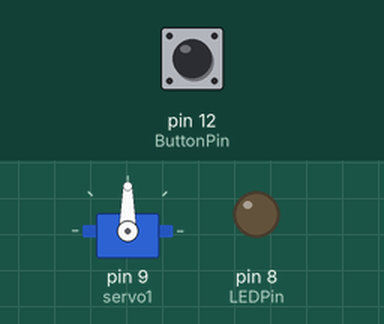
Recording of a sketch running on a simulated Arduino Uno, built with avr-gcc and run on an emulated ATmega328P. On the bench: servo, output pins drawn as LEDs (lit = HIGH). The inputs (shaded band) are chosen by the test bench; at power-on: pin 12 (ButtonPin) LOW.

Above: at 1.2 s.
1.3 s: pin 12 (ButtonPin) pulled HIGH for 3.2 s
At 1.9 s:
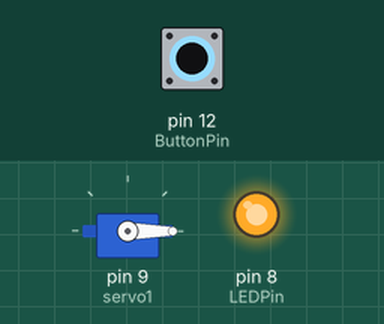
Timing chart, 0 to 7.3 s (numbered marks = the images above; inputs shaded):
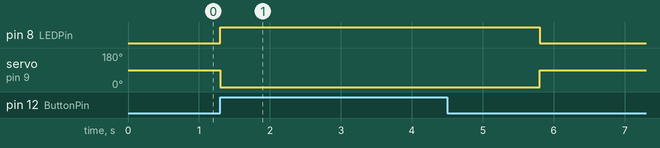

The sketch:

DogFeeder.ino
```cpp
#include <Servo.h>

Servo servo1;
long int counter;
int PosGo=0;
int PosRest=90;
int MealTime=5000;
int Sleep = 15000;
int OpenCloseTime = 1500;
//int MealTime=1000*60*6;
//int Sleep = 1000*60*6;
int LEDPin=8;
int ButtonPin=12;
int ButtonRead;
unsigned long int PreviousTime;
void setup() {
  Serial.begin(9600);
  pinMode(LEDPin,OUTPUT);
  pinMode(ButtonPin,INPUT);
  servo1.attach(9);
}

void loop() {
 ButtonRead=digitalRead(ButtonPin);

 if (ButtonRead==1){
  servo1.write(PosGo);
  digitalWrite(LEDPin,HIGH);
  delay(OpenCloseTime);
  PreviousTime = millis();
  counter = counter + 1;
 }


 if(millis() - PreviousTime >=MealTime){
      servo1.write(PosGo);
      digitalWrite(LEDPin,HIGH);
      delay(OpenCloseTime);
      PreviousTime = millis();
      counter = counter + 1;

 }

 else{
  digitalWrite(LEDPin,LOW);
  servo1.write(PosRest);
 }
 if (counter >= 3){
      delay(Sleep);
      counter=0;
    }
 }
```
